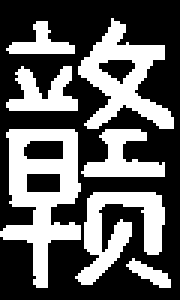
#> input picture tmp/赣.png, 60 x 100 px (shown 3 times larger)
$ python -i recognition.py   (imports and definitions only)
#> lines starting #> are read from the running program, lines starting #| are printed output that depends on the picture; after the words box and inside, x2 and y2 are one past the last pixel; in counts of white or black regions, pixels touching at a corner belong together
#> further down, picture is the input picture: shape (100, 60, 3); 37.8% white; 7 white regions, largest, box (x1, y1, x2, y2) and area: (0, 43, 27, 96) 701, (26, 6, 58, 43) 506, (25, 64, 55, 95) 439
import cv2
import numpy as np
import matplotlib.pyplot as plt
# from PIL import Image,ImageDraw,ImageFont


# [10 lines left out: function color_change, not called in this run]


def binaryzation(image):
    '''
    把图象进行二值化，并进行开闭运算，最后找到可能存在的区域,并返回区域信息
    '''
    gray = cv2.cvtColor(image, cv2.COLOR_BGR2GRAY) #转化为灰度图
    ret, thresh = cv2.threshold(gray, 90, 255, cv2.THRESH_BINARY)  #图像二值化

    canny = cv2.Canny(thresh, 100, 200)  #边缘检测
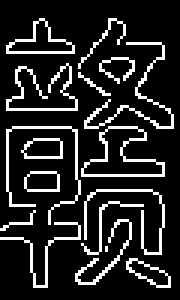
#> canny: shape (100, 60) (shown 3 times larger); 14.7% white in thin lines or dots, all inside (x1, y1, x2, y2) = (0, 6, 58, 96)
    kernel = np.ones((12,40), np.uint8)
    img_edge = cv2.morphologyEx(canny, cv2.MORPH_CLOSE, kernel)         # 闭运算
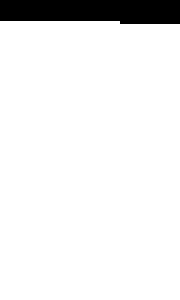
#> img_edge: shape (100, 60) (shown 3 times larger); 92.7% white; 1 black region, box (x1, y1, x2, y2) and area: (0, 0, 60, 8) 440
    img_edge = cv2.morphologyEx(img_edge, cv2.MORPH_OPEN, kernel)  # 开运算
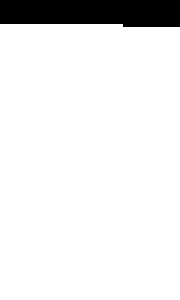
#> img_edge: shape (100, 60) (shown 3 times larger); 91.7% white; 1 black region, box (x1, y1, x2, y2) and area: (0, 0, 60, 9) 499

    contours, hierarchy = cv2.findContours(img_edge, cv2.RETR_TREE, cv2.CHAIN_APPROX_SIMPLE)
#> contours = 1 item
    return contours


# [193 lines left out: functions cut_out, find_cut_pos, car_binaryzation_cut, char_reconition, not called in this run]


# [25 lines not run here, left out]
    # [6 lines of commented-out code are left out]

>>> import cv2
>>> picture = cv2.imread('tmp/赣.png')
>>> result = binaryzation(picture)
#> result = 1 item
